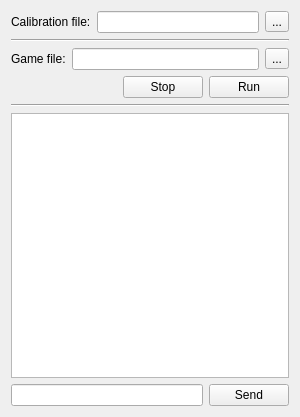
<?xml version="1.0" encoding="UTF-8"?>
<ui version="4.0">
 <class>ChessWidget</class>
 <widget class="QWidget" name="ChessWidget">
  <property name="geometry">
   <rect>
    <x>0</x>
    <y>0</y>
    <width>300</width>
    <height>417</height>
   </rect>
  </property>
  <property name="windowTitle">
   <string>Form</string>
  </property>
  <layout class="QVBoxLayout" name="verticalLayout">
   <item>
    <layout class="QHBoxLayout" name="calibrationFileLayout">
     <property name="sizeConstraint">
      <enum>QLayout::SetMaximumSize</enum>
     </property>
     <property name="leftMargin">
      <number>0</number>
     </property>
     <item>
      <widget class="QLabel" name="calibrationFileLabel">
       <property name="text">
        <string>Calibration file:</string>
       </property>
      </widget>
     </item>
     <item>
      <widget class="QLineEdit" name="calibrationLineEdit"/>
     </item>
     <item>
      <widget class="QToolButton" name="calibrationFileButton">
       <property name="text">
        <string>...</string>
       </property>
      </widget>
     </item>
    </layout>
   </item>
   <item>
    <widget class="Line" name="coolLine1">
     <property name="orientation">
      <enum>Qt::Horizontal</enum>
     </property>
    </widget>
   </item>
   <item>
    <layout class="QHBoxLayout" name="gameFileLayout">
     <item>
      <widget class="QLabel" name="gameFileLabel">
       <property name="text">
        <string>Game file:</string>
       </property>
      </widget>
     </item>
     <item>
      <widget class="QLineEdit" name="gameFileLineEdit"/>
     </item>
     <item>
      <widget class="QToolButton" name="gameFileButton">
       <property name="text">
        <string>...</string>
       </property>
      </widget>
     </item>
    </layout>
   </item>
   <item>
    <layout class="QHBoxLayout" name="gameControlLayout">
     <item>
      <spacer name="horizontalSpacer">
       <property name="orientation">
        <enum>Qt::Horizontal</enum>
       </property>
       <property name="sizeHint" stdset="0">
        <size>
         <width>40</width>
         <height>20</height>
        </size>
       </property>
      </spacer>
     </item>
     <item>
      <widget class="QPushButton" name="stopButton">
       <property name="text">
        <string>Stop</string>
       </property>
      </widget>
     </item>
     <item>
      <widget class="QPushButton" name="runButton">
       <property name="text">
        <string>Run</string>
       </property>
      </widget>
     </item>
    </layout>
   </item>
   <item>
    <widget class="Line" name="coolLine2">
     <property name="orientation">
      <enum>Qt::Horizontal</enum>
     </property>
    </widget>
   </item>
   <item>
    <layout class="QHBoxLayout" name="graphicsLayout">
     <item>
      <spacer name="horizontalSpacer_2">
       <property name="orientation">
        <enum>Qt::Horizontal</enum>
       </property>
       <property name="sizeType">
        <enum>QSizePolicy::Expanding</enum>
       </property>
       <property name="sizeHint" stdset="0">
        <size>
         <width>0</width>
         <height>0</height>
        </size>
       </property>
      </spacer>
     </item>
     <item>
      <widget class="QGraphicsView" name="graphicsView">
       <property name="sizePolicy">
        <sizepolicy hsizetype="Fixed" vsizetype="Fixed">
         <horstretch>1</horstretch>
         <verstretch>1</verstretch>
        </sizepolicy>
       </property>
       <property name="maximumSize">
        <size>
         <width>480</width>
         <height>480</height>
        </size>
       </property>
       <property name="sizeIncrement">
        <size>
         <width>1</width>
         <height>1</height>
        </size>
       </property>
       <property name="verticalScrollBarPolicy">
        <enum>Qt::ScrollBarAlwaysOff</enum>
       </property>
       <property name="horizontalScrollBarPolicy">
        <enum>Qt::ScrollBarAlwaysOff</enum>
       </property>
      </widget>
     </item>
     <item>
      <spacer name="horizontalSpacer_3">
       <property name="orientation">
        <enum>Qt::Horizontal</enum>
       </property>
       <property name="sizeType">
        <enum>QSizePolicy::MinimumExpanding</enum>
       </property>
       <property name="sizeHint" stdset="0">
        <size>
         <width>0</width>
         <height>0</height>
        </size>
       </property>
      </spacer>
     </item>
    </layout>
   </item>
   <item>
    <layout class="QHBoxLayout" name="commandLayout">
     <item>
      <widget class="QLineEdit" name="commandLineEdit"/>
     </item>
     <item>
      <widget class="QPushButton" name="sendButton">
       <property name="text">
        <string>Send</string>
       </property>
      </widget>
     </item>
    </layout>
   </item>
  </layout>
 </widget>
 <resources/>
 <connections/>
</ui>
